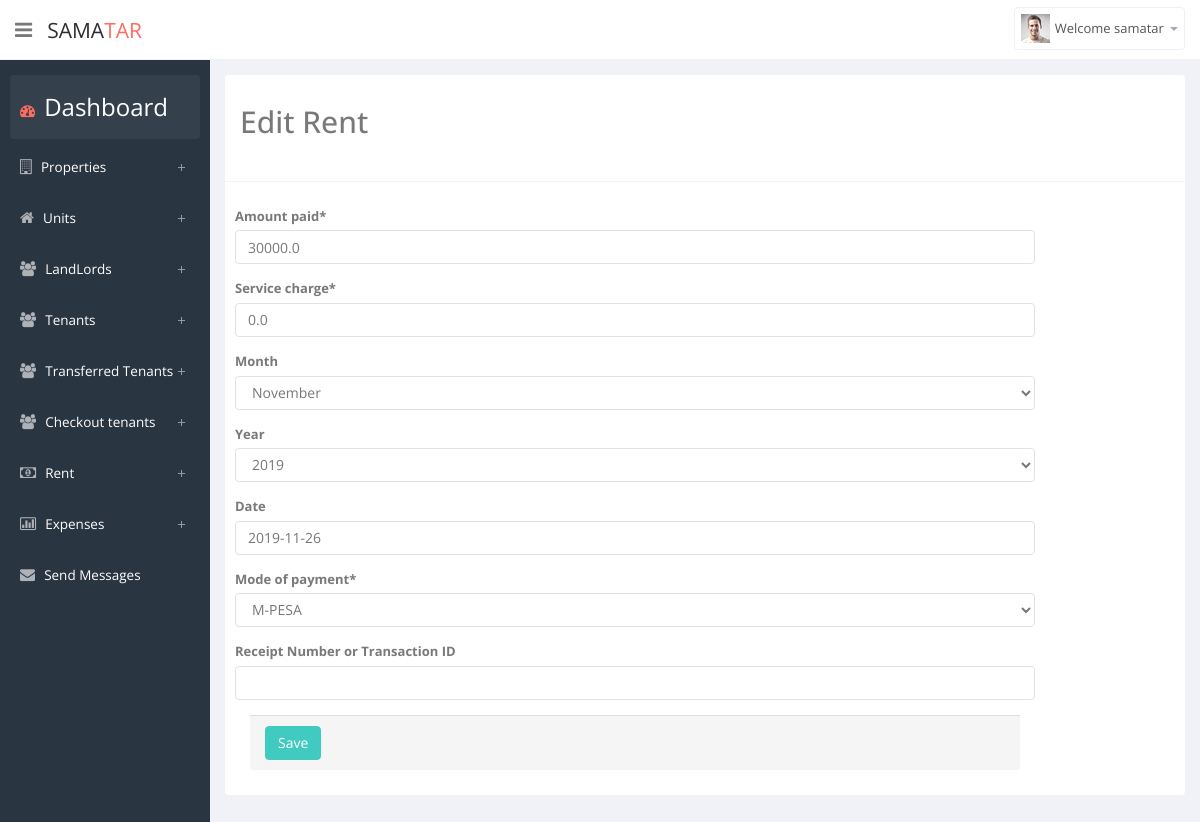
Page /edit/rent/5/ (signed in) on the committed database.
### property/models.py (models this page shows, shortened)
class Rent(models.Model):
    PAYMENT = (
        ('M-PESA', 'M-PESA'),
        ('BANK', 'BANK'),
        ('CASH', 'CASH')
    )
    choices = [(k, v) for k, v in MONTHS.items()]
    month = models.IntegerField(choices=choices, blank=True, null=True,default=datetime.datetime.now().month)
    date_paid = models.DateField(("Date"), default=date.today,null=True,blank=True)
    unit = models.ForeignKey(Unit,on_delete=models.CASCADE,null=True,related_name='unit_rent')
    Amount_paid = models.FloatField()
    Balance = models.FloatField(null=True)
    mode_of_payment = models.CharField(max_length=50, choices=PAYMENT, null=True)
    Reciept_no = models.CharField(max_length=300,blank=True,null=True)
    paid = models.BooleanField(default=True)
    service_charge = models.FloatField(default=0)
    YEAR_CHOICES = []
    for r in range(1980, (datetime.datetime.now().year+20)):
        YEAR_CHOICES.append((r,r))
    year = models.IntegerField(choices=YEAR_CHOICES,
           default=datetime.datetime.now().year,null=True,blank=True)
    def Balance(self):
        if self.Amount_paid < self.unit.monthly_rent:
            self.Balance = self.unit.monthly_rent - self.Amount_paid
        else:
            self.Balance = 0
        return self.Balance

### property/views.py (the view)
# urls.py: re_path(r'^edit/rent/(?P<id>\d+)/', views.edit_rent, name='edit_rent'),
def edit_rent(request, id):
    single_rent = Rent.objects.get(id=id)
    if request.method == 'POST':
        rent_form = RentForm(data=request.POST, instance=single_rent)
        if rent_form.is_valid():
            rent_form.save()
            messages.success(request, "Rent updated successfully")
        else:
            messages.error(request, "Error updating Rent")
    else:
        rent_form = RentForm(instance=single_rent)
    return render(request, 'property/edit_rent.html', {'rent_form': rent_form})

### property/forms.py
class RentForm(forms.ModelForm):
    Reciept_no = forms.CharField(label='Receipt Number or Transaction ID',required = False)
    class Meta:
        model = Rent
        fields = ('Amount_paid', 'service_charge', 'month','year','date_paid', 'mode_of_payment', 'Reciept_no')

### property/templates/property/edit_rent.html (shortened to what this page needs)
{% extends 'property/base.html' %}
{% block body %}
{% load crispy_forms_tags %}
<div class="tab-pane" id="tab-add-landlord">
    <div class="panel">
        <div class="panel-heading">
            <h2>Edit Rent</h2><br>
        </div>
        <div class="panel-body">
            <div class="row">
                <div class="col-md-10" style="margin:10px">
                    <form class="form-horizontal tabular-form" enctype="multipart/form-data" method="post">
                        {{rent_form|crispy}}
                        <div class="panel-footer">
                            <div class="row">
                                <div class="col-sm-8 col-sm-10">
                                    <input name="rent_button" type="submit" class="btn-primary btn"
                                           value="Save">
                                </div>
                            </div>
                        </div>
                    </form>
                </div>
            </div>
        </div>
    </div>
</div>
{% endblock %}

### property/templates/property/base.html (shortened to what this page needs)
<!DOCTYPE html>
<html lang="en">
{% load static %}
{% load bootstrap4 %}
<head>
    <link href="{% static 'property/css/bootstrap.min.css' %}" rel="stylesheet">
    <link href="{% static 'property/css/bootstrap-reset.css' %}" rel="stylesheet">
    <link href="{% static 'property/assets/font-awesome/css/font-awesome.css' %}" rel="stylesheet"/>
    <link href="{% static 'property/assets/jquery-easy-pie-chart/jquery.easy-pie-chart.css' %}" rel="stylesheet"
          type="text/css" media="screen"/>
    <link rel="stylesheet" href="{% static 'property/css/owl.carousel.css' %}" type="text/css">
    <link href="{% static 'property/css/slidebars.css' %}" rel="stylesheet">
    <link href="{% static 'property/css/style.css' %}" rel="stylesheet">
    <link href="{% static 'property/css/style-responsive.css' %}" rel="stylesheet"/>
</head>
<body>
<section id="container">
    <header class="header white-bg">
        <div class="sidebar-toggle-box">
            <div class="fa fa-bars tooltips" data-placement="right" data-original-title="Toggle Navigation"></div>
        </div>
        <a href="{% url 'property:home' %}" class="logo">Sama<span>Tar</span></a>
        <div class="top-nav ">
            <ul class="nav pull-right top-menu">
                {% if user.is_authenticated %}
                <li class="dropdown">
                    <a data-toggle="dropdown" class="dropdown-toggle" href="#">
                        <img alt="" src="img/avatar1_small.jpg">
                        <span class="username"> Welcome {{ user.username }}</span>
                        <b class="caret"></b>
                    </a>
                </li>
                {% endif %}
            </ul>
        </div>
    </header>
    <aside>
        <div id="sidebar" class="nav-collapse">
            <ul class="sidebar-menu" id="nav-accordion">
                <li>
                    <a class="active" href="{% url 'property:home' %}">
                        <i class="fa fa-dashboard"></i>
                        <span style="color:white; font-size:24px">Dashboard</span>
                    </a>
                </li>
                <li class="sub-menu">
                    <a href="javascript:;">
                        <i class="fa fa-building-o"></i>
                        <span class="dash-color">Properties</span>
                    </a>
                </li>
                <li class="sub-menu">
                    <a href="javascript:;">
                        <i class="fa fa-home"></i>
                        <span class="dash-color">Units</span>
                    </a>
                </li>
                <li class="sub-menu">
                    <a href="javascript:;">
                        <i class="fa fa-users"></i>
                        <span class="dash-color">LandLords</span>
                    </a>
                </li>
                <li class="sub-menu">
                    <a href="javascript:;">
                        <i class="fa fa-users"></i>
                        <span class="dash-color">Tenants</span>
                    </a>
                </li>
                <li class="sub-menu">
                    <a href="javascript:;">
                        <i class="fa fa-users"></i>
                        <span class="dash-color">Transferred Tenants</span>
                    </a>
                </li>
                <li class="sub-menu">
                    <a href="javascript:;">
                        <i class=" fa fa-users"></i>
                        <span class="dash-color">Checkout tenants</span>
                    </a>
                </li>
                <li class="sub-menu">
                    <a href="javascript:;">
                        <i class=" fa fa-money"></i>
                        <span class="dash-color">Rent</span>
                    </a>
                </li>
                <li class="sub-menu">
                    <a href="javascript:;">
                        <i class="fa fa-bar-chart-o"></i>
                        <span class="dash-color">Expenses</span>
                    </a>
                </li>
                <li class="sub-menu">
                    <a href="#tab-display-sms" role="tab" data-toggle="tab">
                        <i class="fa fa-envelope"></i>
                        <span class="dash-color">Send Messages</span>
                    </a>
                </li>
            </ul>
        </div>
    </aside>
    <section id="main-content">
        <section class="wrapper site-min-height">
            {% block body %}
            {% endblock %}
        </section>
    </section>
</section>
<link rel="stylesheet" type="text/css"
      href="https://cdn.datatables.net/v/dt/jszip-2.5.0/dt-1.10.18/af-2.3.0/b-1.5.2/b-colvis-1.5.2/b-flash-1.5.2/b-html5-1.5.2/b-print-1.5.2/cr-1.5.0/fh-3.1.4/r-2.2.2/datatables.min.css"/>
</body>
</html>

### rows in the picture
Rent: Amount_paid "30000.0", service_charge "0.0", month "November", year "2019", date_paid "2019-11-26", mode_of_payment "M-PESA"

### other values in the picture
{{ user.username }} "samatar"
